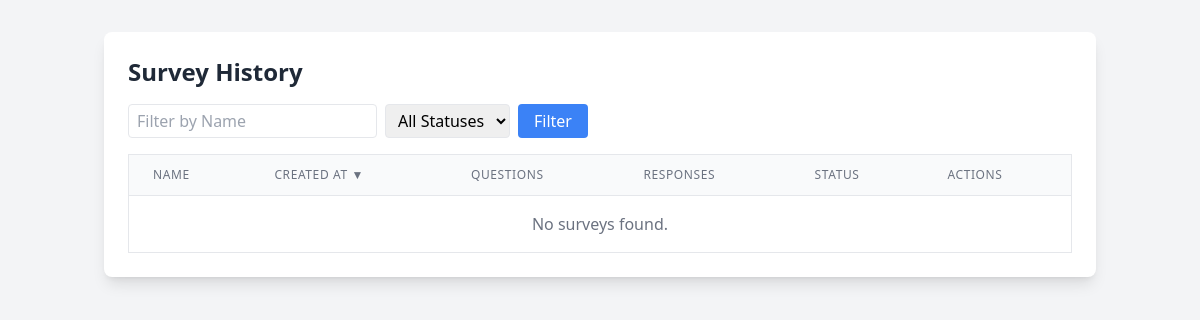
The app's page /survey/survey/history/ (signed in), older data.
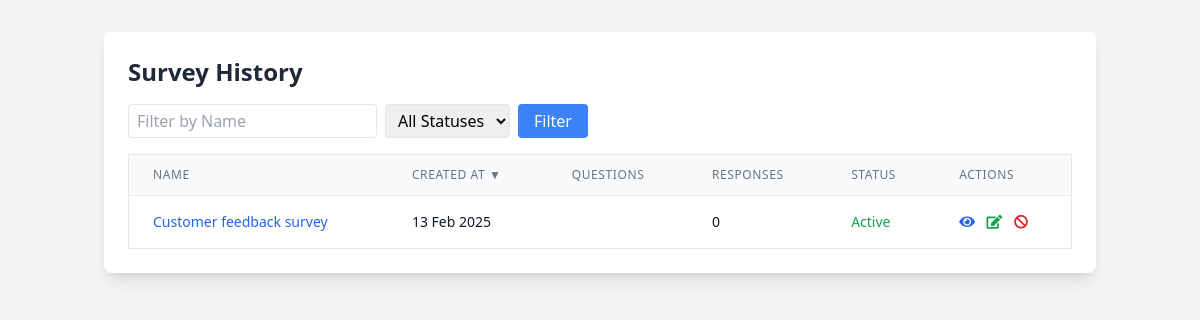
The same page, newer data.
### surveys/models.py (models this page shows, shortened)
class Survey(models.Model):
    title = models.CharField(max_length=200)
    description = models.TextField(blank=True, null=True)
    user = models.ForeignKey(
        settings.AUTH_USER_MODEL,
        on_delete=models.CASCADE,
        related_name='surveys',
        null=True  # Allow existing surveys to remain
    )
    created_at = models.DateTimeField(auto_now_add=True)
    updated_at = models.DateTimeField(auto_now=True)
    unique_link = models.CharField(max_length=16, unique=True, blank=True)
    external_link = models.CharField(max_length=16, unique=True, blank=True, null=True)
    max_external_responses = models.PositiveIntegerField(null=True, blank=True)
    external_response_count = models.PositiveIntegerField(default=0)
    is_active = models.BooleanField(default=True)  # New field to track survey activation status
    expiry_datetime = models.DateTimeField(null=True, blank=True)
    is_expired = models.BooleanField(default=False)
    points = models.IntegerField(default=0)

### surveys/views.py (the view)
# urls.py: path('survey/history/', SurveyHistoryView.as_view(), name='survey_history'),
class SurveyHistoryView(LoginRequiredMixin, View):
    def get(self, request):
        sort_by = request.GET.get('sort', 'created_at')
        sort_order = request.GET.get('order', 'desc')
        name_filter = request.GET.get('name', '')
        status_filter = request.GET.get('status', '')
        surveys = Survey.objects.filter(user=request.user)
        if name_filter:
            surveys = surveys.filter(title__icontains=name_filter)
        if status_filter:
            surveys = surveys.filter(is_active=(status_filter == 'active'))
        if sort_order == 'asc':
            surveys = surveys.order_by(sort_by)
        else:
            surveys = surveys.order_by(f'-{sort_by}')
        surveys = surveys.annotate(
            num_responses=Count('responses'),
        )
        context = {
            'surveys': surveys,
            'sort_by': sort_by,
            'sort_order': sort_order,
            'name_filter': name_filter,
            'status_filter': status_filter,
        }
        return render(request, 'surveys/survey_history.html', context)

### templates/surveys/survey_history.html (shortened to what the changed rows need)
<!DOCTYPE html>
<html lang="en">
<head>
    <script src="https://cdn.tailwindcss.com"></script>
    <link rel="stylesheet" href="https://cdnjs.cloudflare.com/ajax/libs/font-awesome/5.15.4/css/all.min.css">
</head>
<body class="bg-gray-100 min-h-screen">
    <div class="container mx-auto px-4 py-8">
        <div class="bg-white rounded-lg shadow-lg p-6">
            <h2 class="text-2xl font-semibold text-gray-800 mb-4">Survey History</h2>
            <div class="overflow-x-auto">
                <table class="min-w-full bg-white border border-gray-200">
                    <thead>
                        <tr class="bg-gray-50">
                            <th class="px-6 py-3 border-b border-gray-200 text-left text-xs leading-4 font-medium text-gray-500 uppercase tracking-wider">
                                <a href="?sort=title&order={% if sort_by == 'title' and sort_order == 'asc' %}desc{% else %}asc{% endif %}">
                                    Name
                                </a>
                            </th>
                            <th class="px-6 py-3 border-b border-gray-200 text-left text-xs leading-4 font-medium text-gray-500 uppercase tracking-wider">
                                <a href="?sort=created_at&order={% if sort_by == 'created_at' and sort_order == 'asc' %}desc{% else %}asc{% endif %}">
                                    Created At
                                    {% if sort_by == 'created_at' %}
                                        {% if sort_order == 'asc' %}▲{% else %}▼{% endif %}
                                    {% endif %}
                                </a>
                            </th>
                            <th class="px-6 py-3 border-b border-gray-200 text-left text-xs leading-4 font-medium text-gray-500 uppercase tracking-wider">
                                <a href="?sort=num_questions&order={% if sort_by == 'num_questions' and sort_order == 'asc' %}desc{% else %}asc{% endif %}">
                                    Questions
                                </a>
                            </th>
                            <th class="px-6 py-3 border-b border-gray-200 text-left text-xs leading-4 font-medium text-gray-500 uppercase tracking-wider">
                                <a href="?sort=num_responses&order={% if sort_by == 'num_responses' and sort_order == 'asc' %}desc{% else %}asc{% endif %}">
                                    Responses
                                </a>
                            </th>
                            <th class="px-6 py-3 border-b border-gray-200 text-left text-xs leading-4 font-medium text-gray-500 uppercase tracking-wider">
                                <a href="?sort=is_active&order={% if sort_by == 'is_active' and sort_order == 'asc' %}desc{% else %}asc{% endif %}">
                                    Status
                                </a>
                            </th>
                            <th class="px-6 py-3 border-b border-gray-200 text-left text-xs leading-4 font-medium text-gray-500 uppercase tracking-wider">Actions</th>
                        </tr>
                    </thead>
                    <tbody class="bg-white divide-y divide-gray-200">
                        {% for survey in surveys %}
                        <tr class="hover:bg-gray-50">
                            <td class="px-6 py-4 whitespace-nowrap text-sm text-gray-900">
                                <a href="{% url 'surveys:survey_detail' survey.id %}" class="text-blue-600 hover:text-blue-800">
                                    {{ survey.title }}
                                </a>
                            </td>
                            <td class="px-6 py-4 whitespace-nowrap text-sm text-gray-900">
                                {{ survey.created_at|date:"d M Y" }}
                            </td>
                            <td class="px-6 py-4 whitespace-nowrap text-sm text-gray-900">
                            </td>
                            <td class="px-6 py-4 whitespace-nowrap text-sm text-gray-900">
                                {{ survey.num_responses }}
                            </td>
                            <td class="px-6 py-4 whitespace-nowrap text-sm text-gray-900">
                                <span class="{% if survey.is_active %}text-green-600{% else %}text-red-600{% endif %}">
                                    {{ survey.is_active|yesno:"Active,Inactive" }}
                                </span>
                            </td>
                            <td class="px-6 py-4 whitespace-nowrap text-sm text-gray-900 space-x-2">
                                <a href="{% url 'surveys:survey_detail' survey.id %}" class="text-blue-600 hover:text-blue-800" title="View Details">
                                    <i class="fas fa-eye"></i>
                                </a>
                                {% if survey.is_active %}
                                <a href="{% url 'surveys:edit_survey' survey.id %}" class="text-green-600 hover:text-green-800" title="Edit Survey">
                                    <i class="fas fa-edit"></i>
                                </a>
                                <form method="post" action="{% url 'surveys:deactivate_survey' survey.id %}" style="display:inline;">
                                    <button type="submit" class="text-red-600 hover:text-red-800" title="Deactivate Survey">
                                        <i class="fas fa-ban"></i>
                                    </button>
                                </form>
                                {% endif %}
                            </td>
                        </tr>
                        {% empty %}
                        <tr>
                            <td colspan="6" class="text-center py-4 text-gray-500">
                                No surveys found.
                            </td>
                        </tr>
                        {% endfor %}
                    </tbody>
                </table>
            </div>
        </div>
    </div>
</body>
</html>

Row changes from the older to the newer data that the page shows:
added Survey: title "Customer feedback survey", created_at "13 Feb 2025", num_responses "0", is_active "Active"
Text that changed along with them:
text no longer shown: "No surveys found."
